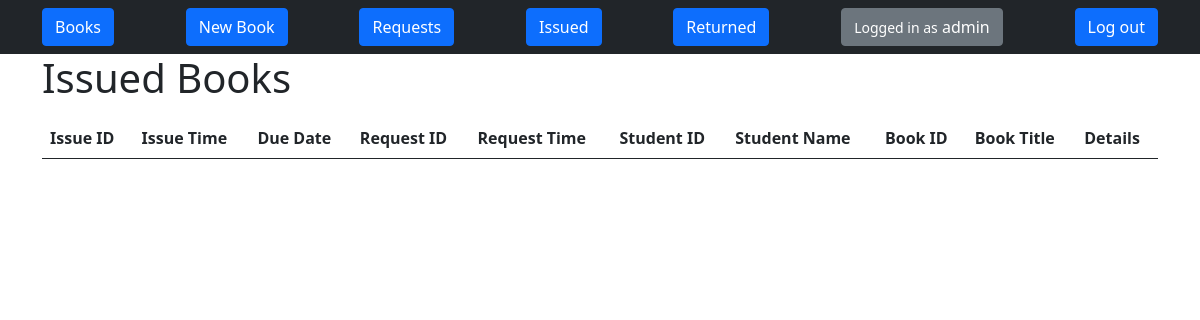
Before: /books/issued/ (signed in) with the older database file.
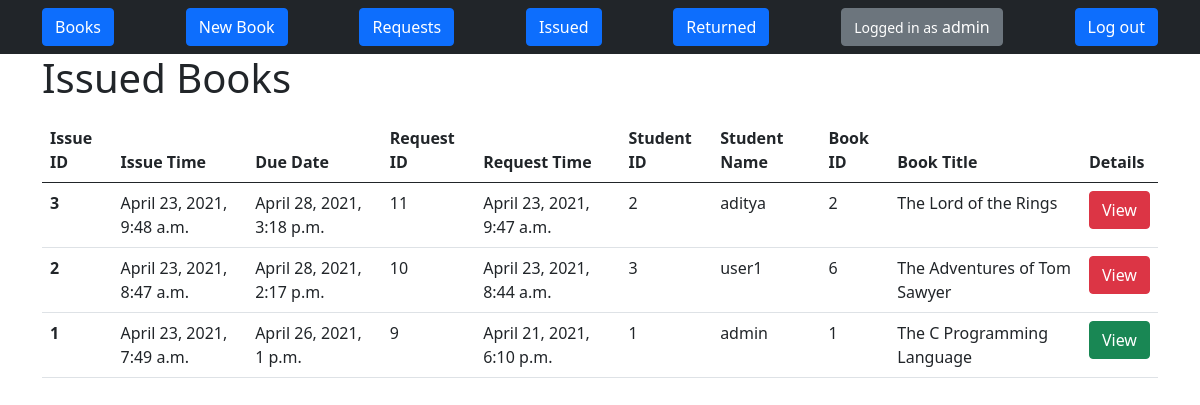
After: the same page with the newer database file.
### books/models.py (models this page shows)
class Issue(models.Model):
    requestid = models.IntegerField()
    approvetime= models.DateTimeField(default=timezone.now)
    due= models.DateTimeField()
    returned = models.BooleanField(default=False)

class Request(models.Model):
    userid= models.IntegerField()
    bookid= models.IntegerField()
    requesttime = models.DateTimeField(default=timezone.now)
    approved = models.BooleanField(default=False)

class Book(models.Model):
    title = models.CharField(max_length=255)
    author = models.CharField(max_length=255)
    publisher = models.CharField(max_length=255)
    genre= models.CharField(max_length=255)
    summary = models.TextField()
    ISBN = models.CharField(max_length=13)
    location = models.CharField(max_length=500)
    available = models.BooleanField(default=True)
    img = models.URLField(max_length=2083, default="https://upload.wikimedia.org/wikipedia/commons/thumb/0/0b/Book_icon_%28closed%29_-_Blue_and_gold.svg/343px-Book_icon_%28closed%29_-_Blue_and_gold.svg.png")
    pdf = models.URLField(max_length=2083, blank=True)

### books/views.py (the view)
# urls.py: path('issued/',views.issue_list,name='issue-list'),
@permission_required('books.view_issue')
def issue_list(request):
    issues = Issue.objects.all()
    issues = issues[::-1]
    obj = []
    for i in issues:
        r = Request.objects.get(id=i.requestid)
        u = User.objects.get(id=r.userid)
        b = Book.objects.get(id=r.bookid)
        obj.append({
            "iss": i,
            "req": r,
            "student": u,
            "book": b,
        })
    return render(request, 'books/issue_list.html', {'obj': obj})

### books/templates/books/issue_list.html (shortened to what this page needs)
{% extends 'base.html' %}
{% block content %}
    <legend><h1>Issued Books</h1></legend>
    <table class="table">
        <thead>
            <tr>
                <th scope="col">Issue ID</th>
                <th scope="col">Issue Time</th>
                <th scope="col">Due Date</th>
                <th scope="col">Request ID</th>
                <th scope="col">Request Time</th>
                <th scope="col">Student ID</th>
                <th scope="col">Student Name</th>
                <th scope="col">Book ID</th>
                <th scope="col">Book Title</th>
                <th scope="col">Details</th>
            </tr>
        </thead>
        <tbody>
        {% for o in obj %}
            <tr>
                <th scope="row">{{o.iss.id}}</th>
                <td>{{o.iss.approvetime}}</td>
                <td>{{o.iss.due}}</td>
                <td>{{o.req.id}}</td>
                <td>{{o.req.requesttime}}</td>
                <td>{{o.student.id}}</td>
                <td>{{o.student.username}}</td>
                <td>{{o.book.id}}</td>
                <td>{{o.book.title}}</td>
                <td><a href="{%url 'issue-list'%}{{o.iss.id}}" class="btn btn-{%if o.iss.returned%}success{%else%}danger{% endif %}">View</a></td>
            </tr>
        {% endfor %}
        </tbody>
    </table>
{% endblock content %}

Changed rows visible on the page:
added Issue: iss.id "3", iss.approvetime "April 23, 2021, 9:48 a.m.", iss.due "April 28, 2021, 3:18 p.m.", req.id "11", req.requesttime "April 23, 2021, 9:47 a.m.", student.id "2", student.username "aditya", book.id "2", book "The Lord of the Rings"
added Issue: iss.id "2", iss.approvetime "April 23, 2021, 8:47 a.m.", iss.due "April 28, 2021, 2:17 p.m.", req.id "10", req.requesttime "April 23, 2021, 8:44 a.m.", student.id "3", student.username "user1", book.id "6", book "The Adventures of Tom Sawyer"
added Issue: iss.id "1", iss.approvetime "April 23, 2021, 7:49 a.m.", iss.due "April 26, 2021, 1 p.m.", req.id "9", req.requesttime "April 21, 2021, 6:10 p.m.", student.id "1", student.username "admin", book.id "1", book "The C Programming Language", returned True (drawn)
